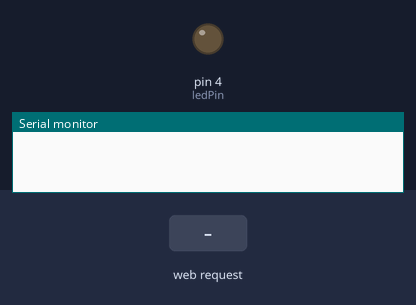
This sketch was run on a simulated Arduino Uno, built for the host (arithmetic inside an expression is 32-bit, double 64-bit). On the bench: output pins drawn as LEDs (lit = HIGH), the last lines printed to the serial monitor. Inputs (shaded band) come from the test bench.

Above: at 1.2 s.
1.3 s: HTTP request GET /?L=1 received
At 2.5 s:
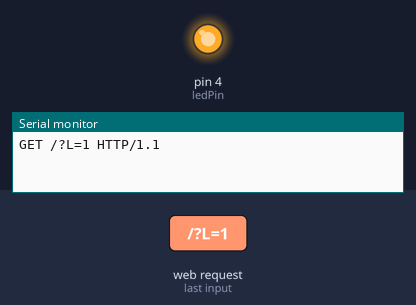
Timing chart, 0 to 4.3 s (numbered marks = the images above; inputs shaded):
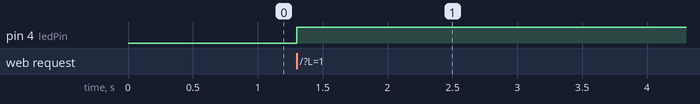

The sketch:

teste_ethernet.ino
```cpp
#include <SPI.h>
#include <String.h>
#include <Ethernet.h>


byte mac[] = { 0xDE, 0xAD, 0xBE, 0xEF, 0xFE, 0xED }; //physical mac address
byte ip[] = { 192, 168, 0, 180 }; // ip in lan
byte gateway[] = { 192, 168, 1, 0 }; // internet access via router
byte subnet[] = { 255, 255, 255, 0 }; //subnet mask
Server server(80); //server port
byte sampledata=50; //some sample data – outputs 2 (ascii = 50 DEC)

int ledPin = 4; // LED pin
char link[]="http://www.google.com.br/"; //link data
String readString = String(30); //string for fetching data from address
boolean LEDON = false; //LED status flag


void setup(){
  //start Ethernet
  Ethernet.begin(mac, ip, gateway, subnet);
  //Set pin 4 to output
  pinMode(ledPin, OUTPUT);
  //enable serial datada print
  Serial.begin(9600); }

void loop(){
  // Create a client connection
  Client client = server.available();
  if (client) {
    while (client.connected())
    {
      if (client.available())
      {
        char c = client.read();
        //read char by char HTTP request
        if (readString.length() < 30)
        {
          //store characters to string
          readString += (c);
        }
        //output chars to serial port
        Serial.print(c);
        //if HTTP request has ended
        if (c == '\n')
          {
          //lets check if LED should be lighted
          if(readString.indexOf("L=1")>=0)
          {
            //led has to be turned ON
            digitalWrite(ledPin, HIGH); // set the LED on
            LEDON = true;
          }
          else
          {
            //led has to be turned OFF
            digitalWrite(ledPin, LOW); // set the LED OFF
            LEDON = false;
          }

        // now output HTML data starting with standart header
        client.println("HTTP/1.1 200 OK");
        client.println("Content-Type: text/html");
        client.println();

        //set background to white
        client.print("<body style=background-color:white>");

        //send first heading
        client.println("<font face= 'Helvetica, Verdana, Sans Serif' color='black'>");
        client.println("<h1>Teste HTTP</h1>");
        client.println("<hr />");

        //output some sample data to browser
//        client.println("<font color='blue' size='5'>Sample data: ");
//        client.print(sampledata);//lets output some data
//        client.println("<br />");//some space between lines
//        client.println("<hr />");

        //printing some link
//        client.println("<font face='Helvetica, Verdana, Arial, Sans Serif' color='blue' size='5'>Link: ");
//        client.print("<a href=");
//        client.print(link);
//        client.println(">Visite o nicvix!</a>");
//        client.println("<br />");
//        client.println("<hr />");

        //controlling led via checkbox
        client.println("<h2>LED control</h2>");
        //address will look like http://192.168.1.110/?L=1 when submited
        client.println("<form method=get name=LED><input type=checkbox name=L value=1>LED<br><input type=submit value=submit></form>");
        client.println("<br />");
        //printing LED status
        client.print("<font size='5'>LED status: ");
        if (LEDON)
        client.println("<font color='green' size='5'>ON");
        else
        client.println("<font color='grey' size='5'>OFF");
        client.println("<hr />");
        client.println("</font>");
        client.println("</body></html>");
        //clearing string for next read
        readString="";
        //stopping client
        client.stop();
        }
      }
    }
  }
}
```

Measured:
- after the input at 1.3 s, pin 4 (ledPin): LOW → HIGH at once
